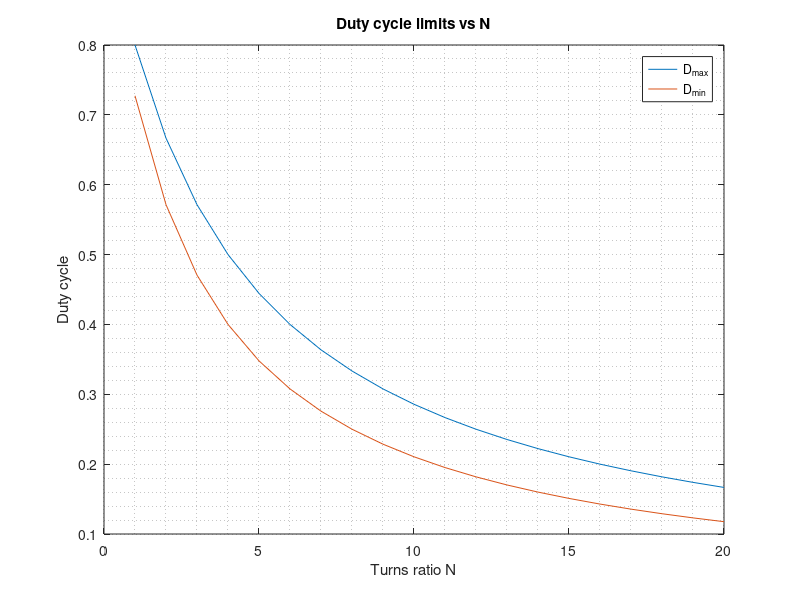
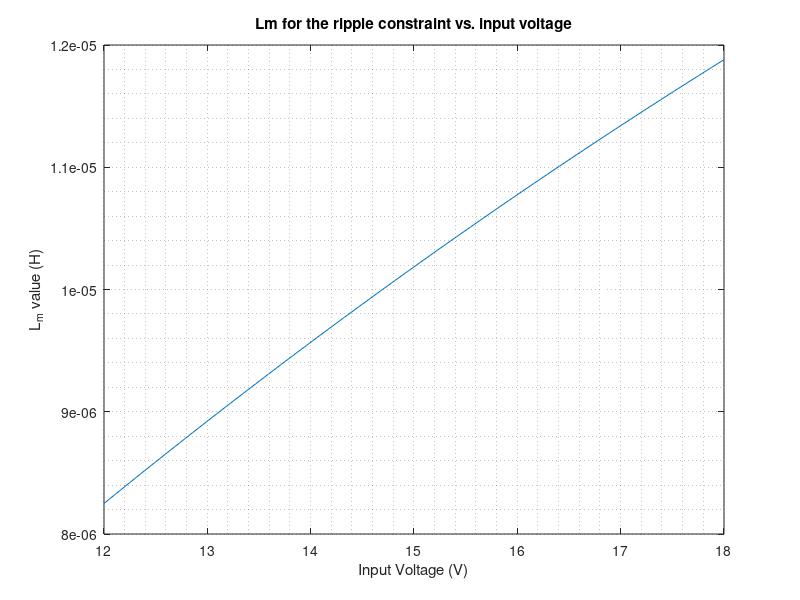
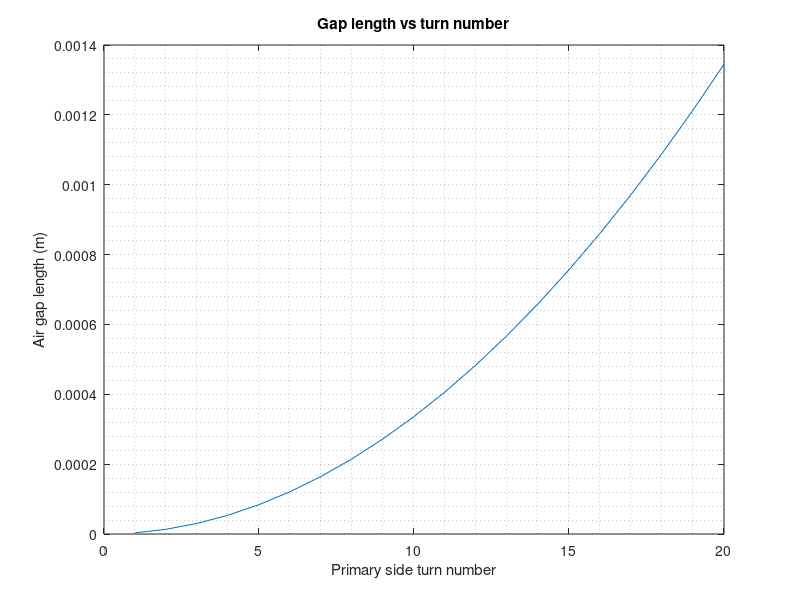

Write MATLAB code to recreate these figures, in order. (Note: this script raises an error after producing the figures.)
close all
clear 
%%
% Specify project requirements

Vimax = 18;
Vimin = 12;
Vo = 48;
Po = 48;

% Choose an estimated efficiency
eff_est = 0.88;
% Choose transformer current ripple ratio
ripple_ratio = 0.40;

%% Duty Range vs Turns Ratio
% We observe the effect of turns ratio on the duty range of our converter
% given the input and output voltage range

% We sweep N2/N1 between 1 and 20
N = linspace(1,20,20);

Dmax_vec = zeros(1,20);
Dmin_vec = zeros(1,20);

% Calculate min and max duty values for all N values
for i=1:20
    d1 = ((1/N(i)) * (Vo/Vimin))./(1+(1/N(i)) * (Vo/Vimin));
    d2 = ((1/N(i)) * (Vo/Vimax))./(1+(1/N(i)) * (Vo/Vimax));
    dmax = max(d1,d2);
    dmin = min(d1,d2);
    Dmax_vec(i) = dmax;
    Dmin_vec(i) = dmin;
end

fig1 = figure;
plot(N,Dmax_vec);
hold on
plot(N,Dmin_vec);
legend
grid minor
title("Duty cycle limits vs N")
legend("D_{max}", "D_{min}")
xlabel("Turns ratio N"), ylabel("Duty cycle")
hold off
exportgraphics(fig1, "../../4-Report/img/DvsN.pdf")
%% Determine Lm
clear dmin dmax Dmin_vec Dmax_vec d1 d2 i N
Vin_vec = linspace(12, 18, 50);

% Choose max duty as 0.5, calculate N
Dmax = 0.5;
N = (Vo/Vimin)*(1-Dmax)/Dmax; % N2/N1 = 4
% Duty range is between 0.4 & 0.5
D_vec = (Vo./(Vin_vec*N))./(1+Vo./(Vin_vec*N));

% Choose switching frequency
fs = 2e5; % 200kHz

% Determine the transformer current ripple
Pin = Po/eff_est;
I_in_avg = Pin./Vin_vec;
I_Lm_avg = I_in_avg./D_vec;
Delta_I_Lm_vec = I_Lm_avg.*ripple_ratio;

Lmvec = zeros(1,50);

% Find required Lm for different input voltages
for i=1:50
    Lmvec(i) = (Vin_vec(i)*D_vec(i))/(fs*Delta_I_Lm_vec(i));
end

fig2= figure;
plot(Vin_vec, Lmvec);
grid minor
xlabel("Input Voltage (V)"), ylabel("L_m value (H)")
title("Lm for the ripple constraint vs. input voltage")
exportgraphics(fig2,"../../4-Report/img/VinvsLm.pdf" )
% Choose Lm as 12uH to satisfy ripple ratio requirement for all inputs
Lm = 12e-6;

%% Choose Gap Length and Turn Number
% https://www.ferroxcube.com/upload/media/product/file/Pr_ds/E30_15_7.pdf

% TO DO: Add core reluctance to the gap reluctance for further calculations

% Permeability of air
mu0 = 4*pi*1e-7;

% Define core parameters
A = 30.80e-3;
B = 19.50e-3;
C = 7.20e-3;
D = 15e-3;
F = 7.30e-3;
E = 9.3e-3;

% Calculate areas from core parameters
Asmall = F*(A-B)/2;
Alarge = C*F;

% Sweep primary turn numbers and calculate other parameters
turns_pri_vec = linspace(1, 20, 20);
reluctance_vec = (turns_pri_vec.^2)./Lm;
gap_interval_vec = reluctance_vec.*(2*mu0*Asmall*Alarge)./(Alarge+2*Asmall);

fig3 = figure;
plot(turns_pri_vec, gap_interval_vec)
title("Gap length vs turn number")
xlabel("Primary side turn number"), ylabel("Air gap length (m)")
grid minor
exportgraphics(fig3, "../../4-Report/img/airgapvsturns.pdf")

%exportgraphics(fig, "deneme.pdf")

% Choose a gap value (A4 width = 0.1mm), corresponds to 9 turns
reluctance = 6750000 ;
gap = 0.2723e-3;
N_pri = 9;

%% AWG
% Determine Cable Length and Type
cu_resistivity = 1.68e-8;
skin_depth = sqrt(cu_resistivity/(pi*fs*mu0*1)) ; % in meters

strand_section = pi*skin_depth^2*1e6 ; % 0.0668 mm^2 nearly 29 AWG

risk_factor = 0.75;

% TO DO: I_in should be RMS
strand_pri = max(I_in_avg)/(0.182*risk_factor); % 29 AWG current rating 0.182 A
strand_sec = (Po/Vo)/(0.182*risk_factor) ; % 29 AWG current rating 0.182 A
% Determine Cable Length and Type

% Set cable diameters:

primary_parallel = strand_pri; % how many parallel cables there are 
primary_cable_diameter =  0.28702e-3;
primary_cable_count = N_pri*primary_parallel;

secondary_parallel = strand_sec; % how many parallel cables there are 
secondary_cable_diameter = 0.28702e-3;
secondary_cable_count = N_pri*N*secondary_parallel;

total_cable_area = pi*(primary_cable_diameter/2)^2*primary_cable_count +  pi*(secondary_cable_diameter/2)^2*secondary_cable_count;

window_area = ((B-C)/2)*2*E;
fill_factor_awg = total_cable_area/window_area;



%% Litz
% Determine Cable Length and Type

% Set cable diameters:
primary_parallel = 1; % how many parallel cables there are 
primary_cable_diameter = 1.8e-3;
primary_cable_count = N_pri*primary_parallel;

secondary_parallel = 2; % how many parallel cables there are 
secondary_cable_diameter = 0.9e-3;
secondary_cable_count = N_pri*N*secondary_parallel;

% https://www.elektrisola.com/en/Litz-Wire/Info
litz_packing_factor = 1.28 ;
total_cable_area = pi*(primary_cable_diameter/2)^2*primary_cable_count +  pi*(secondary_cable_diameter/2)^2*secondary_cable_count;
% total_cable_area = litz_packing_factor*total_cable_area;

window_area = ((B-C)/2)*2*E;
fill_factor_litz = total_cable_area/window_area;

% TO DO: winding configuration sec/2 : pri : sec/2

%% Determine Max B
I_pri_peak = I_Lm_avg+I_Lm_avg.*ripple_ratio./2;
Phi = (N_pri.*(I_pri_peak))./reluctance;
B_field_sides = (Phi)./((A-B)*F); % side gap
B_field_center = (Phi)./(C*F); % center gap

figA = figure;
plot(D_vec, B_field_2)
title("Core flux density vs duty cycle")
hold on
plot(D_vec,B_field_sides)
grid minor
xlabel("Duty cycle"), ylabel("Magnetic flux density (Wb/m^2)")
legend("Middle leg", "Side leg", "Location", "north")
exportgraphics(figA, "../../4-Report/img/B.pdf")

%% Power Loss

% Core Loss
% https://elnamagnetics.com/wp-content/uploads/library/Ferroxcube-Materials/3C94_Material_Specification.pdf

% Coefficients (with 95% confidence bounds):
p1 =   8.892e-05;
p2 =     0.01501;
p3 =      -0.775;
p4 =       17.63;

P_density_center = p1.*(B_field_center.*1000.*ripple_ratio).^3 + p2.*(B_field_center.*1000.*ripple_ratio).^2 + p3.*(B_field_center.*1000.*ripple_ratio) + p4; % mT -> kW per m^3
P_center = P_density_center.*(C*D*F*2)*1000 ;% core center volume

P_density_sides = p1.*(B_field_sides.*1000.*ripple_ratio).^3 + p2.*(B_field_sides.*1000.*ripple_ratio).^2 + p3.*(B_field_sides.*1000.*ripple_ratio) + p4; % mT -> kW per m^3
P_sides = P_density_sides.*(((A-B)*F*2*D)+((B-C)*(D-E)*F*2))*1000 ;  % core center volume

P_core = (P_center + P_sides)*2 ; % an error margin of 200 % is given

% Copper Loss for litz wire
% AC losses proximity and skin effect can be ignored
% Length of the wires is estimated from the middle radius

end_winding_pri = 0.265;
end_winding_sec = 0.080;

lenght_pri = primary_cable_count*(2*(C+0.005+primary_cable_diameter/2)+2*(F+0.005+primary_cable_diameter/2));
lenght_sec = secondary_cable_count*(((A+B)/2*2)+(5e-3+F)*2) ;

R_meas_pri = 18e-3;
R_pri = (cu_resistivity*lenght_pri)/(primary_parallel*pi*(primary_cable_diameter/2)^2*primary_parallel/litz_packing_factor);
R_pri = R_meas_pri*lenght_pri/(lenght_pri+end_winding_pri);

R_meas_sec = 102e-3;
R_sec = (cu_resistivity*lenght_sec)/(secondary_parallel*pi*(secondary_cable_diameter/2)^2*secondary_parallel/litz_packing_factor);
R_sec = (R_meas_sec*lenght_sec/secondary_parallel)/(lenght_sec/secondary_parallel+end_winding_sec)

P_cu_pri = R_pri*5.3*5.3;
P_cu_sec = R_sec*1.45*1.45;

P_cu_total = P_cu_pri + P_cu_sec ;

% https://downloads.hindawi.com/archive/2012/635715.pdf
L_leak = (mu0*N_pri^2*((0.00016)*2+((B-C)/2))*(F*E+D*(C+2*(((B-C)/2)))))/(3*2^2*E^2);
